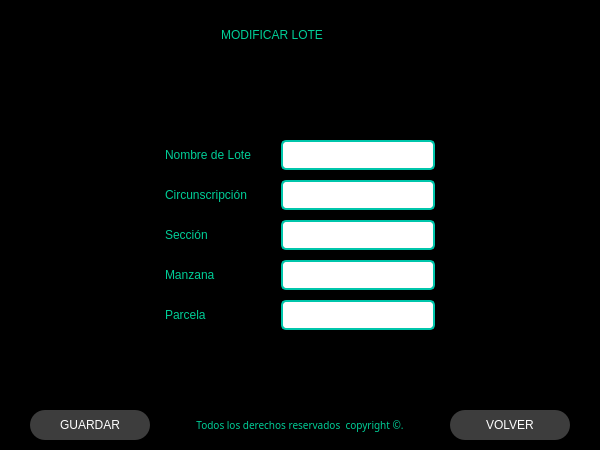
<?xml version="1.0" encoding="UTF-8"?>
<ui version="4.0">
 <class>MainWindow</class>
 <widget class="QMainWindow" name="MainWindow">
  <property name="geometry">
   <rect>
    <x>0</x>
    <y>0</y>
    <width>600</width>
    <height>450</height>
   </rect>
  </property>
  <property name="minimumSize">
   <size>
    <width>600</width>
    <height>450</height>
   </size>
  </property>
  <property name="maximumSize">
   <size>
    <width>600</width>
    <height>450</height>
   </size>
  </property>
  <property name="windowTitle">
   <string>MainWindow</string>
  </property>
  <widget class="QWidget" name="centralwidget">
   <widget class="QFrame" name="frame">
    <property name="geometry">
     <rect>
      <x>0</x>
      <y>0</y>
      <width>600</width>
      <height>450</height>
     </rect>
    </property>
    <property name="minimumSize">
     <size>
      <width>600</width>
      <height>450</height>
     </size>
    </property>
    <property name="maximumSize">
     <size>
      <width>600</width>
      <height>450</height>
     </size>
    </property>
    <property name="styleSheet">
     <string notr="true">QFrame{
background-color:black;
}

QLabel {
    font: 87 12pt &quot;Arial Black&quot;;
    background-color: #000000;
    color: rgb(0, 206, 151);
    border: 0px;
}

QLineEdit{
border-bottom: 2px solid rgb(61, 61, 61);
	background-color: white;
    color: black;
}

QPushButton {
    background-color: rgb(61, 61, 61);
    border-radius: 15px;
    color: rgb(255, 255, 255);
    font: 77 10pt &quot;Arial Black&quot;;
}

QPushButton:hover {
    background-color: white;
    color: rgb(0, 0, 0);
    font: 77 10pt &quot;Arial Black&quot;;
}

QComboBox {
	background-color: white;
    color: black;
	border: 2px solid #00c6ab;
	border-radius: 5px;  
}

QComboBox QAbstractItemView {
    background-color: white;
    color: black;
}

QDoubleSpinBox, QSpinBox {
    background-color: white;
    color: black;
	border: 2px solid #00c6ab;
	border-radius: 5px;  
}

QSpinBox {
    background-color: white;
    color: black;
	border: 2px solid #00c6ab;
	border-radius: 5px;  
}

QDateEdit {
	background-color: white;
    color: black;
	border: 2px solid #00c6ab;
	border-radius: 5px;  
}

QLineEdit {
    border: 2px solid #00c6ab; 
    border-radius: 5px;  
}

#Aca cambio el Color de QdateEdit

/* Cambia el color de fondo del desplegable de QDateEdit */
QDateEdit::drop-down {
    background-color: white;
	font-weight: bold;
}

/* Cambia el color de fondo del QCalendarWidget */
QCalendarWidget QWidget {
    background-color: #1777a4;
	font-weight: bold;
}

/* Cambia el color de fondo y el color del texto de los campos de año y mes */
QCalendarWidget QSpinBox {
    background-color: #1777a4;
    color: white;
	font-weight: bold;
}

/* Cambia el color del texto de los encabezados de los días de la semana */
QCalendarWidget QTableView QHeaderView::section {
    color: white; /* Cambia el texto de los días de la semana a negro */
	font-weight: bold;
}

/* Cambia el color de fondo de los encabezados de los días de la semana */
QCalendarWidget QTableView {
    background-color: #1777a4;
    color: white; /* Cambia el texto de los días a negro */
	font-weight: bold;
}

/* Cambia el color del texto de los días de la semana */
QCalendarWidget QTableView QHeaderView {
    color: white; /* Cambia el texto de los días de la semana a negro */
	font-weight: bold;
}

/* Cambia el color del texto de los meses y años desplegables */
QCalendarWidget QComboBox {
    color: white; /* Cambia el texto de los meses y años a negro */
	font-weight: bold;
}

</string>
    </property>
    <property name="frameShape">
     <enum>QFrame::Shape::StyledPanel</enum>
    </property>
    <property name="frameShadow">
     <enum>QFrame::Shadow::Raised</enum>
    </property>
    <layout class="QVBoxLayout" name="verticalLayout_2">
     <item>
      <layout class="QHBoxLayout" name="horizontalLayout_43">
       <item>
        <spacer name="horizontalSpacer_75">
         <property name="orientation">
          <enum>Qt::Orientation::Horizontal</enum>
         </property>
         <property name="sizeHint" stdset="0">
          <size>
           <width>40</width>
           <height>20</height>
          </size>
         </property>
        </spacer>
       </item>
       <item>
        <widget class="QLabel" name="label_15">
         <property name="text">
          <string>MODIFICAR LOTE</string>
         </property>
         <property name="alignment">
          <set>Qt::AlignmentFlag::AlignCenter</set>
         </property>
        </widget>
       </item>
       <item>
        <widget class="QLabel" name="label_89">
         <property name="minimumSize">
          <size>
           <width>50</width>
           <height>50</height>
          </size>
         </property>
         <property name="maximumSize">
          <size>
           <width>50</width>
           <height>50</height>
          </size>
         </property>
         <property name="text">
          <string/>
         </property>
         <property name="pixmap">
          <pixmap>img/modificar_lote.png</pixmap>
         </property>
         <property name="scaledContents">
          <bool>true</bool>
         </property>
         <property name="alignment">
          <set>Qt::AlignmentFlag::AlignCenter</set>
         </property>
        </widget>
       </item>
       <item>
        <spacer name="horizontalSpacer_76">
         <property name="orientation">
          <enum>Qt::Orientation::Horizontal</enum>
         </property>
         <property name="sizeHint" stdset="0">
          <size>
           <width>40</width>
           <height>20</height>
          </size>
         </property>
        </spacer>
       </item>
      </layout>
     </item>
     <item>
      <spacer name="verticalSpacer_2">
       <property name="orientation">
        <enum>Qt::Orientation::Vertical</enum>
       </property>
       <property name="sizeHint" stdset="0">
        <size>
         <width>20</width>
         <height>81</height>
        </size>
       </property>
      </spacer>
     </item>
     <item>
      <layout class="QHBoxLayout" name="horizontalLayout_7">
       <property name="spacing">
        <number>30</number>
       </property>
       <item>
        <spacer name="horizontalSpacer_41">
         <property name="orientation">
          <enum>Qt::Orientation::Horizontal</enum>
         </property>
         <property name="sizeHint" stdset="0">
          <size>
           <width>40</width>
           <height>20</height>
          </size>
         </property>
        </spacer>
       </item>
       <item>
        <layout class="QVBoxLayout" name="verticalLayout_9">
         <property name="spacing">
          <number>10</number>
         </property>
         <item>
          <widget class="QLabel" name="label_12">
           <property name="text">
            <string>Nombre de Lote</string>
           </property>
          </widget>
         </item>
         <item>
          <widget class="QLabel" name="label_10">
           <property name="text">
            <string>Circunscripción</string>
           </property>
          </widget>
         </item>
         <item>
          <widget class="QLabel" name="label_16">
           <property name="text">
            <string>Sección</string>
           </property>
          </widget>
         </item>
         <item>
          <widget class="QLabel" name="label_8">
           <property name="text">
            <string>Manzana</string>
           </property>
          </widget>
         </item>
         <item>
          <widget class="QLabel" name="label_11">
           <property name="text">
            <string>Parcela</string>
           </property>
          </widget>
         </item>
        </layout>
       </item>
       <item>
        <layout class="QVBoxLayout" name="verticalLayout_8">
         <property name="spacing">
          <number>10</number>
         </property>
         <item>
          <widget class="QLineEdit" name="line_nombrelote_modificarlote">
           <property name="minimumSize">
            <size>
             <width>150</width>
             <height>30</height>
            </size>
           </property>
          </widget>
         </item>
         <item>
          <widget class="QLineEdit" name="line_circunscripcion_modificarlote">
           <property name="minimumSize">
            <size>
             <width>150</width>
             <height>30</height>
            </size>
           </property>
          </widget>
         </item>
         <item>
          <widget class="QLineEdit" name="line_seccion_modificarlote">
           <property name="minimumSize">
            <size>
             <width>150</width>
             <height>30</height>
            </size>
           </property>
          </widget>
         </item>
         <item>
          <widget class="QLineEdit" name="line_manzana_modificarlote">
           <property name="minimumSize">
            <size>
             <width>150</width>
             <height>30</height>
            </size>
           </property>
          </widget>
         </item>
         <item>
          <widget class="QLineEdit" name="line_parcela_modificarlote">
           <property name="minimumSize">
            <size>
             <width>150</width>
             <height>30</height>
            </size>
           </property>
          </widget>
         </item>
        </layout>
       </item>
       <item>
        <spacer name="horizontalSpacer_6">
         <property name="orientation">
          <enum>Qt::Orientation::Horizontal</enum>
         </property>
         <property name="sizeHint" stdset="0">
          <size>
           <width>40</width>
           <height>20</height>
          </size>
         </property>
        </spacer>
       </item>
      </layout>
     </item>
     <item>
      <spacer name="verticalSpacer">
       <property name="orientation">
        <enum>Qt::Orientation::Vertical</enum>
       </property>
       <property name="sizeHint" stdset="0">
        <size>
         <width>20</width>
         <height>81</height>
        </size>
       </property>
      </spacer>
     </item>
     <item>
      <layout class="QHBoxLayout" name="horizontalLayout">
       <item>
        <spacer name="horizontalSpacer_8">
         <property name="orientation">
          <enum>Qt::Orientation::Horizontal</enum>
         </property>
         <property name="sizeHint" stdset="0">
          <size>
           <width>18</width>
           <height>20</height>
          </size>
         </property>
        </spacer>
       </item>
       <item>
        <widget class="QPushButton" name="bt_actualizar_tabla_lote">
         <property name="minimumSize">
          <size>
           <width>120</width>
           <height>30</height>
          </size>
         </property>
         <property name="text">
          <string>GUARDAR</string>
         </property>
         <property name="icon">
          <iconset>
           <normaloff>img/save.svg</normaloff>img/save.svg</iconset>
         </property>
        </widget>
       </item>
       <item>
        <spacer name="horizontalSpacer_53">
         <property name="orientation">
          <enum>Qt::Orientation::Horizontal</enum>
         </property>
         <property name="sizeHint" stdset="0">
          <size>
           <width>40</width>
           <height>20</height>
          </size>
         </property>
        </spacer>
       </item>
       <item>
        <widget class="QLabel" name="label_71">
         <property name="font">
          <font>
           <family>Arial Black</family>
           <pointsize>-1</pointsize>
           <italic>false</italic>
           <underline>false</underline>
           <fontweight></fontweight>
          </font>
         </property>
         <property name="styleSheet">
          <string notr="true">QLabel {
    font-size: 10px;
  

}
</string>
         </property>
         <property name="text">
          <string>Todos los derechos reservados  copyright ©.</string>
         </property>
         <property name="alignment">
          <set>Qt::AlignmentFlag::AlignCenter</set>
         </property>
        </widget>
       </item>
       <item>
        <spacer name="horizontalSpacer_52">
         <property name="orientation">
          <enum>Qt::Orientation::Horizontal</enum>
         </property>
         <property name="sizeHint" stdset="0">
          <size>
           <width>40</width>
           <height>20</height>
          </size>
         </property>
        </spacer>
       </item>
       <item>
        <widget class="QPushButton" name="bt_volver_modificar_lote">
         <property name="minimumSize">
          <size>
           <width>120</width>
           <height>30</height>
          </size>
         </property>
         <property name="text">
          <string>VOLVER</string>
         </property>
         <property name="icon">
          <iconset>
           <normaloff>img/corner-down-left.svg</normaloff>img/corner-down-left.svg</iconset>
         </property>
        </widget>
       </item>
       <item>
        <spacer name="horizontalSpacer_51">
         <property name="orientation">
          <enum>Qt::Orientation::Horizontal</enum>
         </property>
         <property name="sizeHint" stdset="0">
          <size>
           <width>18</width>
           <height>20</height>
          </size>
         </property>
        </spacer>
       </item>
      </layout>
     </item>
    </layout>
   </widget>
  </widget>
 </widget>
 <resources/>
 <connections/>
</ui>
